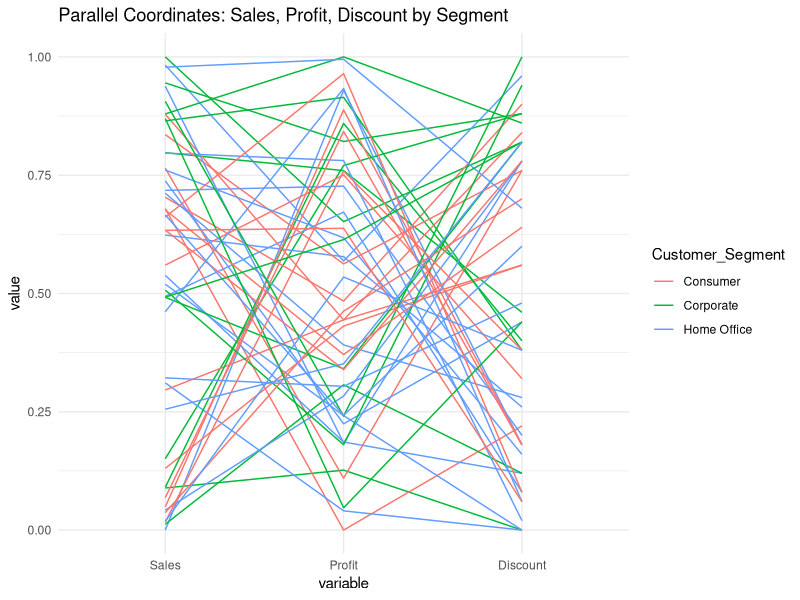
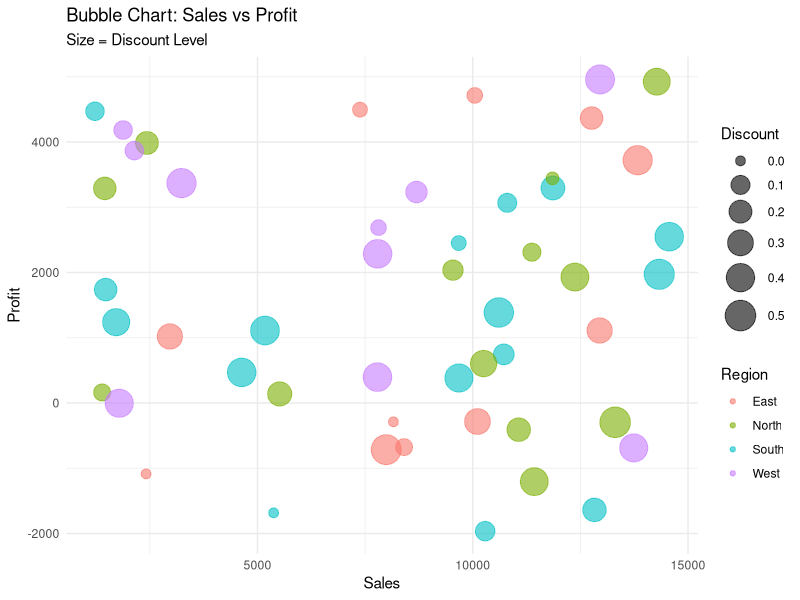
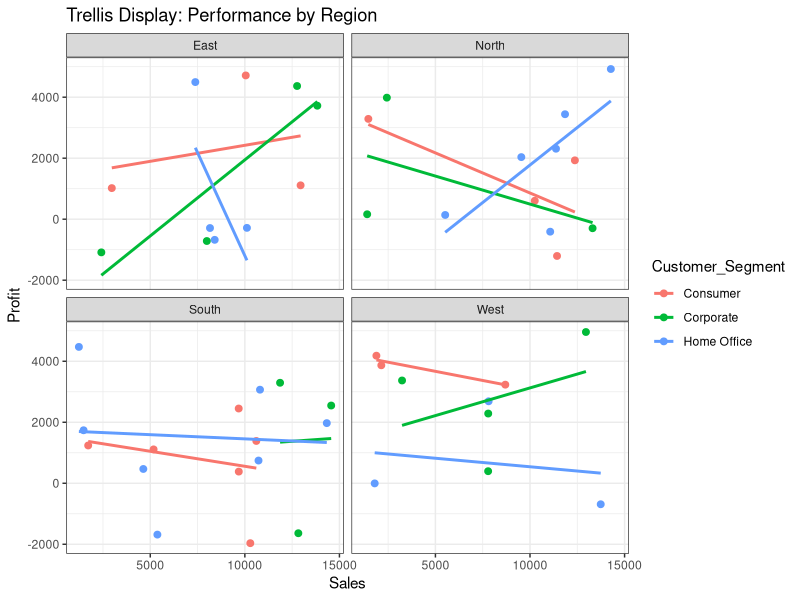

These charts were generated, in order, by the following R code:
# ----------------------------------------
# Name: POOJITH M | Roll No: 23BAD083
# ----------------------------------------

library(ggplot2)
library(GGally)
library(dplyr)

df <- read.csv("6.retail_business.csv")

colnames(df) <- c("Order_ID", "Region", "Product_Category", "Sales", "Profit", "Discount", "Customer_Segment")

ggparcoord(
  data = df,
  columns = c(4, 5, 6),
  groupColumn = "Customer_Segment",
  scale = "uniminmax",
  title = "Parallel Coordinates: Sales, Profit, Discount by Segment"
) + 
  theme_minimal()


ggplot(df, aes(x = Sales, y = Profit, size = Discount, color = Region)) +
  geom_point(alpha = 0.6) +
  scale_size(range = c(3, 10)) +
  labs(
    title = "Bubble Chart: Sales vs Profit",
    subtitle = "Size = Discount Level",
    x = "Sales",
    y = "Profit"
  ) +
  theme_minimal()


ggplot(df, aes(x = Sales, y = Profit, color = Customer_Segment)) +
  geom_point(size = 2) +
  facet_wrap(~Region) +
  geom_smooth(method = "lm", se = FALSE) +
  labs(
    title = "Trellis Display: Performance by Region",
    x = "Sales",
    y = "Profit"
  ) +
  theme_bw()

